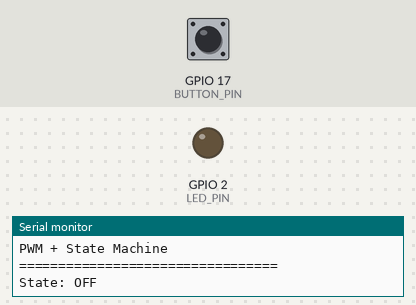
A sketch run on a simulated ESP32. Shown: output pins drawn as LEDs (lit = HIGH), the last lines printed to the serial monitor. Dashed ring = blinking. The inputs (shaded band) are chosen by the test bench; at power-on: GPIO 17 (BUTTON_PIN) HIGH.

Above: at 1.2 s.
1.3 s: GPIO 17 (BUTTON_PIN) pulled LOW for 0.15 s
At 2.1 s:
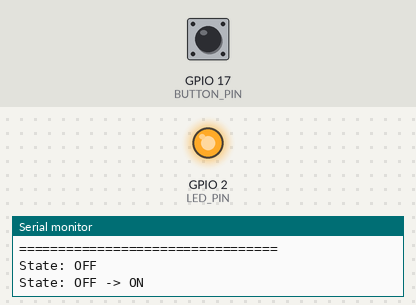
2.9 s: GPIO 17 (BUTTON_PIN) pulled LOW for 1 s
At 4.7 s:
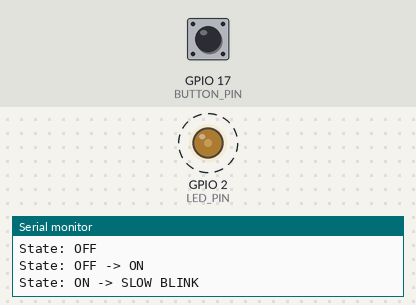
6.9 s: GPIO 17 (BUTTON_PIN) pulled LOW for 0.15 s
At 7.27 s:
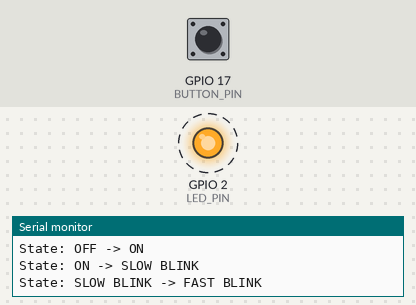
10.0 s: GPIO 17 (BUTTON_PIN) pulsed LOW 5 times (0.12 s each, 0.3 s apart)
13.0 s: GPIO 17 (BUTTON_PIN) pulled LOW for 3.2 s
At 13.4 s:
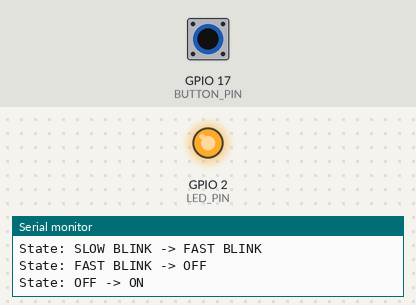
Timing chart, 0 to 16.0 s (numbered marks = the images above; inputs shaded):
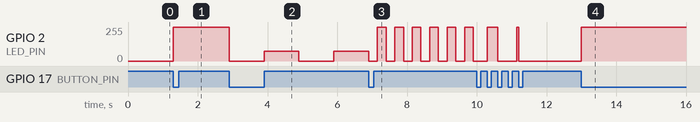

Measured:
- after the input at 1.3 s, GPIO 2 (LED_PIN): 0/255 → 255/255 at once
- after the input at 2.9 s, GPIO 2 (LED_PIN): alternates 75/255 for 1.0 s and 0/255 for 1.0 s, starting at once
- after the input at 6.9 s, GPIO 2 (LED_PIN): alternates 255/255 for 0.25 s and 0/255 for 0.25 s, starting after 0.25 s
- after the input at 13.0 s, GPIO 2 (LED_PIN): 0/255 → 255/255 at once

The sketch:

project1_L5.ino
```cpp
#define LED_PIN     2
#define BUTTON_PIN  17

// --------------------------------------------------
// PWM configuration
// --------------------------------------------------

#define PWM_FREQUENCY 5000
#define PWM_RESOLUTION 8

#define BRIGHTNESS_FULL 255
#define BRIGHTNESS_DIM  75

// --------------------------------------------------
// LED states
// --------------------------------------------------

enum LedState
{
    LED_OFF,
    LED_ON,
    LED_SLOW_BLINK,
    LED_FAST_BLINK
};

LedState currentState = LED_OFF;

// --------------------------------------------------
// Button interrupt
// --------------------------------------------------

volatile bool buttonPressed = false;
volatile unsigned long lastInterruptTime = 0;

const unsigned long debounceTime = 200;

// --------------------------------------------------
// LED timing
// --------------------------------------------------

unsigned long previousMillis = 0;

bool ledState = false;

// --------------------------------------------------
// Interrupt Service Routine
// --------------------------------------------------

void IRAM_ATTR buttonISR()
{
    unsigned long currentTime = millis();

    if (currentTime - lastInterruptTime > debounceTime)
    {
        buttonPressed = true;
        lastInterruptTime = currentTime;
    }
}

// --------------------------------------------------
// Setup
// --------------------------------------------------

void setup()
{
    Serial.begin(115200);

    // Configure PWM on LED pin
    ledcAttach(
        LED_PIN,
        PWM_FREQUENCY,
        PWM_RESOLUTION
    );

    ledcWrite(LED_PIN, 0);

    // Configure button
    pinMode(BUTTON_PIN, INPUT_PULLUP);

    attachInterrupt(
        digitalPinToInterrupt(BUTTON_PIN),
        buttonISR,
        FALLING
    );

    Serial.println();
    Serial.println("=================================");
    Serial.println("ESP32 GPIO Level 4");
    Serial.println("PWM + State Machine");
    Serial.println("=================================");

    Serial.println("State: OFF");
}

// --------------------------------------------------
// Handle button event
// --------------------------------------------------

void handleButtonPress()
{
    switch (currentState)
    {
        case LED_OFF:

            currentState = LED_ON;

            Serial.println("State: OFF -> ON");

            break;


        case LED_ON:

            currentState = LED_SLOW_BLINK;

            Serial.println("State: ON -> SLOW BLINK");

            break;


        case LED_SLOW_BLINK:

            currentState = LED_FAST_BLINK;

            Serial.println("State: SLOW BLINK -> FAST BLINK");

            break;


        case LED_FAST_BLINK:

            currentState = LED_OFF;

            Serial.println("State: FAST BLINK -> OFF");

            break;
    }

    // Reset timing whenever state changes
    previousMillis = millis();

    // Reset blink state
    ledState = false;

    // Start new state with LED OFF
    ledcWrite(LED_PIN, 0);
}

// --------------------------------------------------
// Update LED
// --------------------------------------------------

void updateLed()
{
    unsigned long currentMillis = millis();

    switch (currentState)
    {
        // ------------------------------------------
        // OFF
        // ------------------------------------------

        case LED_OFF:

            ledcWrite(LED_PIN, 0);

            break;


        // ------------------------------------------
        // ON - 100% brightness
        // ------------------------------------------

        case LED_ON:

            ledcWrite(LED_PIN, BRIGHTNESS_FULL);

            break;


        // ------------------------------------------
        // SLOW BLINK - DIM
        // ------------------------------------------

        case LED_SLOW_BLINK:

            if (currentMillis - previousMillis >= 1000)
            {
                previousMillis = currentMillis;

                ledState = !ledState;

                if (ledState)
                {
                    ledcWrite(
                        LED_PIN,
                        BRIGHTNESS_DIM
                    );
                }
                else
                {
                    ledcWrite(
                        LED_PIN,
                        0
                    );
                }
            }

            break;


        // ------------------------------------------
        // FAST BLINK - FULL brightness
        // ------------------------------------------

        case LED_FAST_BLINK:

            if (currentMillis - previousMillis >= 250)
            {
                previousMillis = currentMillis;

                ledState = !ledState;

                if (ledState)
                {
                    ledcWrite(
                        LED_PIN,
                        BRIGHTNESS_FULL
                    );
                }
                else
                {
                    ledcWrite(
                        LED_PIN,
                        0
                    );
                }
            }

            break;
    }
}

// --------------------------------------------------
// Main loop
// --------------------------------------------------

void loop()
{
    if (buttonPressed)
    {
        buttonPressed = false;

        handleButtonPress();
    }

    updateLed();
}
```
